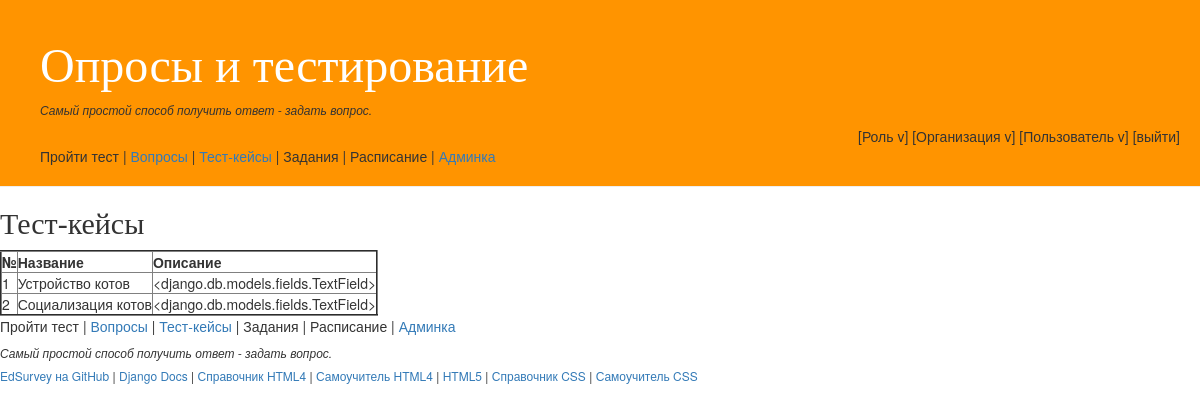
/testcases/, run on the app's committed database.
### testcases/models.py (models this page shows, shortened)
class TestCase(models.Model):
    class Meta:
        verbose_name = 'Тест-кейс'
        verbose_name_plural = 'Тест-кейсы'
    name = models.CharField(max_length=64)
    description = models.TextField

### testcases/views.py (the view)
def index(request):
    testcases = TestCase.objects.all()
    return render(
        request,
        'testcases.html',
        {'testcases': testcases},
    )

### testcases/templates/testcases.html
{% extends 'home.htm' %}
{% block mainblock %}
    <h2>Тест-кейсы</h2>
    <table border="2">
        <tr>
            <th>№</th>
            <th>Название</th>
            <th>Описание</th>
        </tr>
{% for testcase in testcases %}
        <tr>
            <td>{{testcase.id}}</td>
            <td>{{testcase.name}}</td>
            <td>{{testcase.description}}</td>
        </tr>
{% endfor %}
    </table>
{% endblock %}

### home/static/main.css (style rules this page uses)
h1, h2, h3, h4 { font-family: 'Lobster', cursive; }

### data on the page
TestCase: id "1", name "Устройство котов", description "<django.db.models.fields.TextField>"
TestCase: id "2", name "Социализация котов", description "<django.db.models.fields.TextField>"
